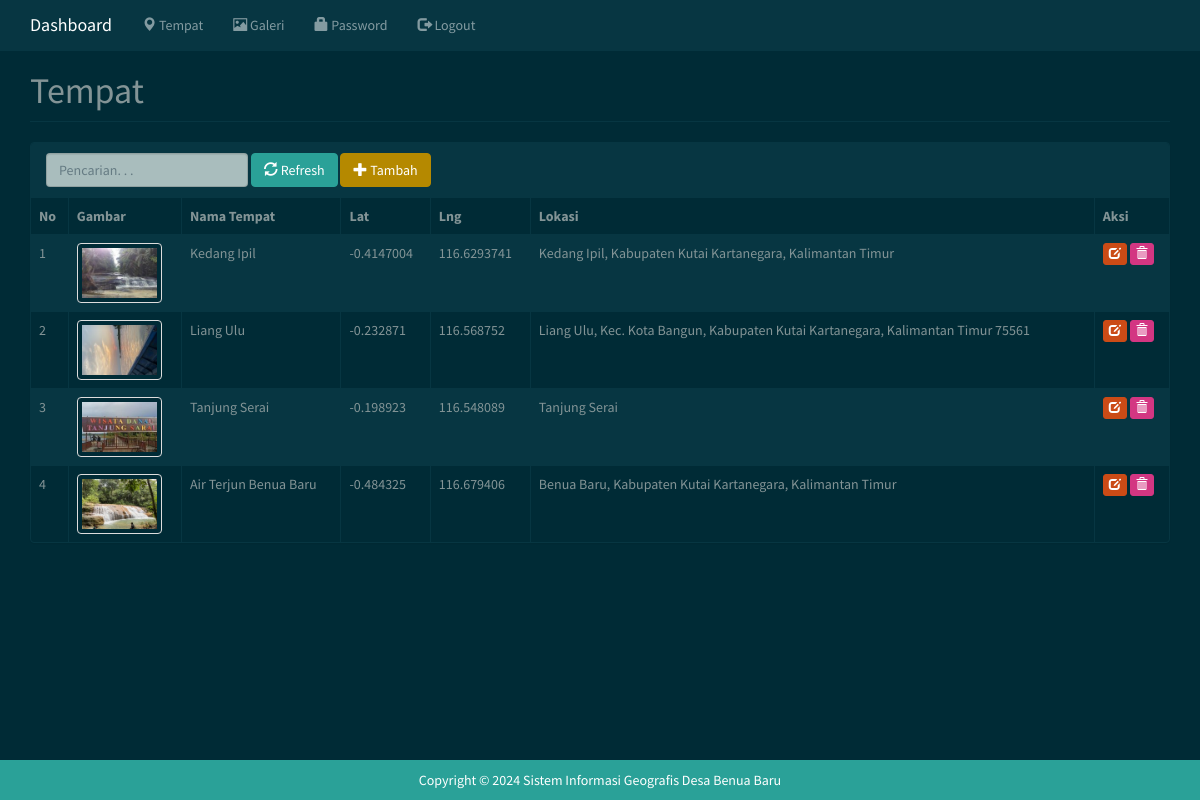
Screenshot of /index2.php?m=tempat (signed in) with the database file from the repository.
### tables this page shows
CREATE TABLE `tb_tempat` (
  `id_tempat` int(11) NOT NULL,
  `nama_tempat` varchar(255) DEFAULT NULL,
  `gambar` varchar(255) DEFAULT NULL,
  `lat` double DEFAULT NULL,
  `lng` double DEFAULT NULL,
  `lokasi` varchar(255) DEFAULT NULL,
  `keterangan` text DEFAULT NULL
);

### functions.php (called while the page is built, shortened)
<?php
include dirname(__FILE__) . '/config.php';
include'includes/ez_sql_core.php';
include'includes/ez_sql_mysqli.php';
$db = new ezSQL_mysqli($config[username], $config[password], $config[database_name], $config[server]);
include'includes/general.php';
$mod = $_GET[m];

### config.php (called while the page is built)
<?php
$config["server"]='localhost';
$config["username"]='root';
$config["password"]='';
$config["database_name"]='gis';

### includes/ez_sql_core.php (called while the page is built, shortened)
<?php
	class ezSQLcore
	{
		var $timers           = array();
		function get_host_port( $host, $default = false )
		{
			$port = $default;
			return array( $host, $port );
		}
		function flush()
		{
			$this->last_result = array();
		}
		function get_results($query=null, $output = OBJECT)
		{
			if ( $query )
			{
				$this->query($query);
			}
			if ( $output == OBJECT )
			{
				return $this->last_result;
			}
		}
		function timer_get_cur()
		{
			list($usec, $sec) = explode(" ",microtime());
			return ((float)$usec + (float)$sec);
		}
		function timer_start($timer_name)
		{
			$this->timers[$timer_name] = $this->timer_get_cur();
		}
		function timer_elapsed($timer_name)
		{
			return round($this->timer_get_cur() - $this->timers[$timer_name],2);
		}
	}

### includes/general.php (called while the page is built, shortened)
<?php
function esc_field($str){
    if (!get_magic_quotes_gpc())
        return addslashes($str);
    else
        return $str;
}

### includes/ez_sql_mysqli.php (called while the page is built, shortened)
<?php
	$ezsql_mysqli_str = array
	(
		1 => 'Require $dbuser and $dbpassword to connect to a database server',
		2 => 'Error establishing mySQLi database connection. Correct user/password? Correct hostname? Database server running?',
		3 => 'Require $dbname to select a database',
		4 => 'mySQLi database connection is not active',
		5 => 'Unexpected error while trying to select database'
	);
	class ezSQL_mysqli extends ezSQLcore
	{
		function connect($dbuser='', $dbpassword='', $dbhost='localhost', $dbport=false)
		{
			global $ezsql_mysqli_str; $return_val = false;
			if ( ! $dbuser )
			{
				$this->register_error($ezsql_mysqli_str[1].' in '.__FILE__.' on line '.__LINE__);
				$this->show_errors ? trigger_error($ezsql_mysqli_str[1],E_USER_WARNING) : null;
			}
			else
			{
				$this->dbh = new mysqli($dbhost,$dbuser,$dbpassword, '', $dbport);
				if( $this->dbh->connect_errno )
				{
					$this->register_error($ezsql_mysqli_str[2].' in '.__FILE__.' on line '.__LINE__);
					$this->show_errors ? trigger_error($ezsql_mysqli_str[2],E_USER_WARNING) : null;
				}
				else
				{
					$return_val = true;
				}
			}
			return $return_val;
		}
		function query($query)
		{
			$return_val = 0;
			$query = trim($query);
			$this->result = @$this->dbh->query($query);
			if ( preg_match("/^(insert|delete|update|replace|truncate|drop|create|alter|begin|commit|rollback|set|lock|unlock|call)/i",$query) )
			{
				$is_insert = true;
				$this->rows_affected = @$this->dbh->affected_rows;
				if ( preg_match("/^(insert|replace)\s+/i",$query) )
				{
					$this->insert_id = @$this->dbh->insert_id;
				}
				$return_val = $this->rows_affected;
			}
			else
			{
				$is_insert = false;
				$i=0;
				$num_rows=0;
				while ( $row = @$this->result->fetch_object() )
				{
					$num_rows++;
				}
				$this->num_rows = $num_rows;
				$return_val = $this->num_rows;
			}
			return $return_val;
		}
	}

### tempat.php (the view, shortened to what this page needs)
<div class="page-header">
    <h1>Tempat</h1>
</div>
<div class="panel panel-default">
    <div class="panel-heading">
        <form class="form-inline">
            <div class="form-group">
                <input class="form-control" type="text" placeholder="Pencarian. . ." name="q" value="<?=$_GET['q']?>" />
                <button class="btn btn-success"><span class="glyphicon glyphicon-refresh"></span> Refresh</button>
                <a class="btn btn-primary" href="?m=tempat_tambah"><span class="glyphicon glyphicon-plus"></span> Tambah</a>
            </div>
        </form>
    </div>
    <div class="table-responsive">
        <table class="table table-bordered table-hover table-striped">
        <thead>
            <tr class="nw">
                <th>No</th>
                <th>Gambar</th>
                <th>Nama Tempat</th>
                <th>Lat</th>
                <th>Lng</th>
                <th>Lokasi</th>
                <th>Aksi</th>
            </tr>
        </thead>
        <?php
        $q = esc_field($_GET['q']);
        $sql = "SELECT *
            FROM tb_tempat p
            WHERE nama_tempat LIKE '%$q%'
            ORDER BY id_tempat";
        $rows = $db->get_results($sql);
        foreach($rows as $row):?>
        <tr>
            <td><?=++$no?></td>
            <td><img class="thumbnail" height="60" src="assets/images/tempat/small_<?=$row->gambar?>" /></td>
            <td><?=$row->nama_tempat?></td>
            <td><?=$row->lat?></td>
            <td><?=$row->lng?></td>
            <td><?=$row->lokasi?></td>
            <td class="nw">
                <a class="btn btn-xs btn-warning" href="?m=tempat_ubah&ID=<?=$row->id_tempat?>"><span class="glyphicon glyphicon-edit"></span></a>
                <a class="btn btn-xs btn-danger" href="aksi.php?act=tempat_hapus&ID=<?=$row->id_tempat?>" onclick="return confirm('Hapus data?')"><span class="glyphicon glyphicon-trash"></span></a>
            </td>
        </tr>
        <?php endforeach;    ?>
        </table>
    </div>
</div>

### index2.php (shortened to what this page needs)
<?php
include 'functions.php';
?>
<!DOCTYPE html>
<html lang="id">
  <head>
    <link href="assets/css/solar-bootstrap.min.css" rel="stylesheet"/>
    <link href="assets/css/general.css" rel="stylesheet"/>
  </head>
  <body>
  <?php
    if($mod != 'tempat_detail'){
    ?>
  <nav class="navbar navbar-default navbar-static-top ">
      <div class="container ">
        <div class="navbar-header ">
          <a class="navbar-brand" href="?">Dashboard</a>
        </div>
        <div id="navbar" class="navbar-collapse collapse">
          <ul class="nav navbar-nav">
            <?php if($_SESSION['login']):?>
            <li><a href="?m=tempat"><span class="glyphicon glyphicon-map-marker"></span> Tempat</a></li>
            <li><a href="?m=galeri"><span class="glyphicon glyphicon-picture"></span> Galeri</a></li>
            <li><a href="?m=password"><span class="glyphicon glyphicon-lock"></span> Password</a></li>
            <li><a href="aksi.php?act=logout"><span class="glyphicon glyphicon-log-out"></span> Logout</a></li>
            <?php else:?>
            <li><a href="index.php#portofolio"><span class="glyphicon glyphicon-map-marker"></span> Tempat</a></li>
            <?php endif?>
          </ul>
        </div>
      </div>
    </nav>
    <?php
  }
    ?>
    <div class="container">
    <?php
        if(file_exists($mod.'.php'))
            include $mod.'.php';
        else
            include 'home.php';
    ?>
    </div>
    <footer class="footer bg-success">
      <div class="container">
        <p style="text-align:center;">Copyright &copy; <?=date('Y')?> Sistem Informasi Geografis Desa Benua Baru</p>
      </div>
    </footer>
</body>
</html>

### assets/css/general.css (style rules this page uses)
html { position: relative; min-height: 100%; }
body { margin-bottom: 70px; }
.footer { position: absolute; bottom: 0; width: 100%; height: 40px; }
.footer .container p { margin: 10px 0; }
.nw { white-space: nowrap; }
.table .thumbnail { margin: 0; }
.page-header { margin-top: 0; padding-bottom: 0; }
.page-header h1 { margin-top: 0; }

### rows the page displays
tb_tempat: gambar (picture), nama_tempat "Kedang Ipil", lat "-0.4147004", lng "116.6293741", lokasi "Kedang Ipil, Kabupaten Kutai Kartanegara, Kalimantan Timur"
tb_tempat: gambar (picture), nama_tempat "Liang Ulu", lat "-0.232871", lng "116.568752", lokasi "Liang Ulu, Kec. Kota Bangun, Kabupaten Kutai Kartanegara, Kalimantan Timur 75561"
tb_tempat: gambar (picture), nama_tempat "Tanjung Serai", lat "-0.198923", lng "116.548089", lokasi "Tanjung Serai"
tb_tempat: gambar (picture), nama_tempat "Air Terjun Benua Baru", lat "-0.484325", lng "116.679406", lokasi "Benua Baru, Kabupaten Kutai Kartanegara, Kalimantan Timur"
